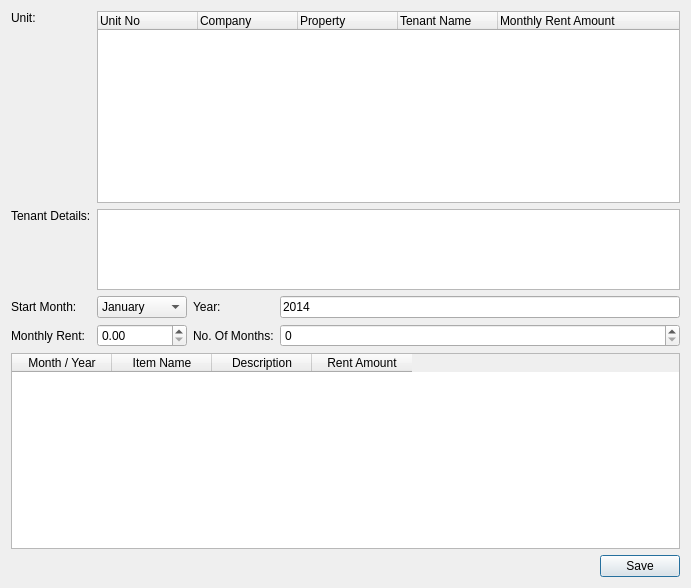
<?xml version="1.0" encoding="UTF-8"?>
<ui version="4.0">
 <class>CreateMultiInvoice</class>
 <widget class="QDialog" name="CreateMultiInvoice">
  <property name="geometry">
   <rect>
    <x>0</x>
    <y>0</y>
    <width>691</width>
    <height>588</height>
   </rect>
  </property>
  <property name="windowTitle">
   <string>Create Multi Invoice</string>
  </property>
  <layout class="QVBoxLayout" name="verticalLayout">
   <item>
    <layout class="QGridLayout" name="gridLayout">
     <item row="6" column="1">
      <widget class="QLabel" name="label_3">
       <property name="text">
        <string>Monthly Rent:</string>
       </property>
      </widget>
     </item>
     <item row="6" column="3">
      <widget class="QLabel" name="label_6">
       <property name="text">
        <string>No. Of Months:</string>
       </property>
      </widget>
     </item>
     <item row="6" column="4">
      <widget class="QSpinBox" name="spinMonths"/>
     </item>
     <item row="6" column="2">
      <widget class="QDoubleSpinBox" name="spinRent">
       <property name="maximum">
        <double>999999999.000000000000000</double>
       </property>
      </widget>
     </item>
     <item row="4" column="1">
      <widget class="QLabel" name="label_4">
       <property name="text">
        <string>Start Month:</string>
       </property>
      </widget>
     </item>
     <item row="4" column="2">
      <widget class="QComboBox" name="cboMonth">
       <item>
        <property name="text">
         <string>January</string>
        </property>
       </item>
       <item>
        <property name="text">
         <string>February</string>
        </property>
       </item>
       <item>
        <property name="text">
         <string>March</string>
        </property>
       </item>
       <item>
        <property name="text">
         <string>April</string>
        </property>
       </item>
       <item>
        <property name="text">
         <string>May</string>
        </property>
       </item>
       <item>
        <property name="text">
         <string>June</string>
        </property>
       </item>
       <item>
        <property name="text">
         <string>July</string>
        </property>
       </item>
       <item>
        <property name="text">
         <string>August</string>
        </property>
       </item>
       <item>
        <property name="text">
         <string>September</string>
        </property>
       </item>
       <item>
        <property name="text">
         <string>October</string>
        </property>
       </item>
       <item>
        <property name="text">
         <string>November</string>
        </property>
       </item>
       <item>
        <property name="text">
         <string>Dec</string>
        </property>
       </item>
      </widget>
     </item>
     <item row="4" column="3">
      <widget class="QLabel" name="label_5">
       <property name="text">
        <string>Year:</string>
       </property>
      </widget>
     </item>
     <item row="4" column="4">
      <widget class="QLineEdit" name="txtYear">
       <property name="text">
        <string>2014</string>
       </property>
      </widget>
     </item>
     <item row="2" column="1">
      <widget class="QLabel" name="label_2">
       <property name="text">
        <string>Tenant Details:</string>
       </property>
       <property name="alignment">
        <set>Qt::AlignLeading|Qt::AlignLeft|Qt::AlignTop</set>
       </property>
      </widget>
     </item>
     <item row="0" column="1" rowspan="2">
      <widget class="QLabel" name="label">
       <property name="text">
        <string>Unit:</string>
       </property>
       <property name="alignment">
        <set>Qt::AlignLeading|Qt::AlignLeft|Qt::AlignTop</set>
       </property>
      </widget>
     </item>
     <item row="0" column="2" rowspan="2" colspan="3">
      <widget class="QTreeWidget" name="trvUnits">
       <column>
        <property name="text">
         <string>Unit No</string>
        </property>
       </column>
       <column>
        <property name="text">
         <string>Company</string>
        </property>
       </column>
       <column>
        <property name="text">
         <string>Property</string>
        </property>
       </column>
       <column>
        <property name="text">
         <string>Tenant Name</string>
        </property>
       </column>
       <column>
        <property name="text">
         <string>Monthly Rent Amount</string>
        </property>
       </column>
      </widget>
     </item>
     <item row="2" column="2" colspan="3">
      <widget class="QPlainTextEdit" name="txtTenantDetails">
       <property name="maximumSize">
        <size>
         <width>16777215</width>
         <height>81</height>
        </size>
       </property>
      </widget>
     </item>
    </layout>
   </item>
   <item>
    <widget class="QTableWidget" name="tblPreview">
     <column>
      <property name="text">
       <string>Month / Year</string>
      </property>
     </column>
     <column>
      <property name="text">
       <string>Item Name</string>
      </property>
     </column>
     <column>
      <property name="text">
       <string>Description</string>
      </property>
     </column>
     <column>
      <property name="text">
       <string>Rent Amount</string>
      </property>
     </column>
    </widget>
   </item>
   <item>
    <layout class="QHBoxLayout" name="horizontalLayout">
     <item>
      <spacer name="horizontalSpacer">
       <property name="orientation">
        <enum>Qt::Horizontal</enum>
       </property>
       <property name="sizeHint" stdset="0">
        <size>
         <width>40</width>
         <height>20</height>
        </size>
       </property>
      </spacer>
     </item>
     <item>
      <widget class="QPushButton" name="cmdSave">
       <property name="text">
        <string>Save</string>
       </property>
      </widget>
     </item>
    </layout>
   </item>
  </layout>
 </widget>
 <resources/>
 <connections/>
</ui>
